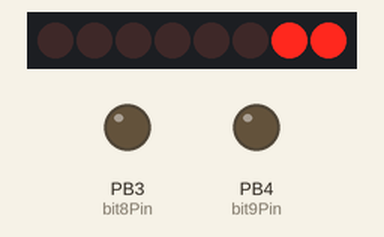
This sketch was run on a simulated ATtiny85, built with avr-gcc and run on an emulated ATtiny85. Parts: 8 shift-register outputs drawn as a row of LEDs (first output left, lit = HIGH), output pins drawn as LEDs (lit = HIGH). Wiring (inferred from the names in the program): shift register (74HC595): data PB0; shift clock PB2; latch PB1. Wiring (inferred from the signals the program sends): row of LEDs: on Q0, Q1, Q2, Q3, Q4, Q5, Q6, Q7. Pins used as bus, display or sensor lines are not drawn.

Above: at 0.16 s.
At 5.12 s:
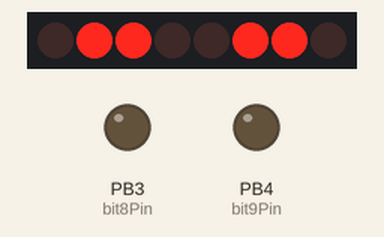
At 10.08 s:
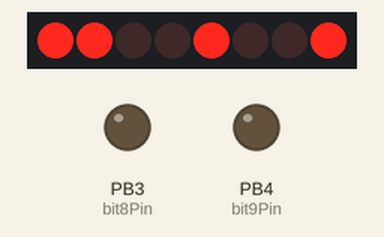
At 20.01 s:
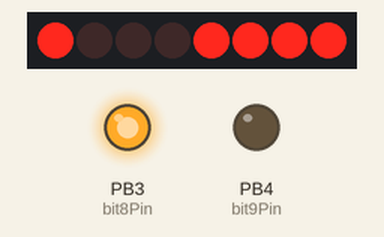
At 29.94 s:
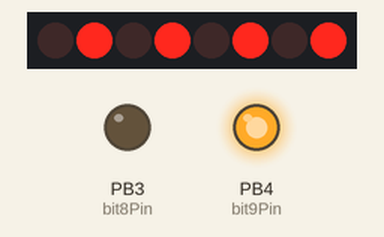
At 39.87 s:
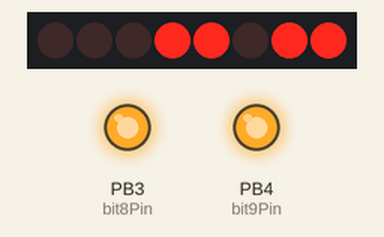
Timing chart, 0 to 40.0 s (numbered marks = the images above):
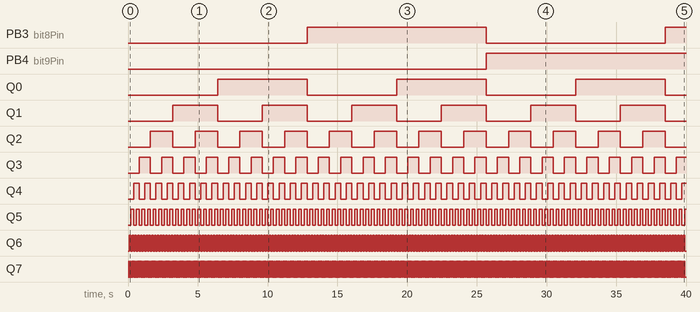

The sketch:

attiny8574hc59510leds.ino
```cpp
// Shift register control pins
const int dataPin  = 0; // ATtiny85 PB0 (Physical Pin 5)
const int latchPin = 1; // ATtiny85 PB1 (Physical Pin 6)
const int clockPin = 2; // ATtiny85 PB2 (Physical Pin 7)

// Upper bit pins on ATtiny85
const int bit8Pin  = 3; // ATtiny85 PB3 (Physical Pin 2)
const int bit9Pin  = 4; // ATtiny85 PB4 (Physical Pin 3)

void setup() {
  // Set all control and upper bit pins as outputs
  pinMode(dataPin, OUTPUT);
  pinMode(latchPin, OUTPUT);
  pinMode(clockPin, OUTPUT);
  pinMode(bit8Pin, OUTPUT);
  pinMode(bit9Pin, OUTPUT);
}

void loop() {
  // Count from 0 to 1023 (10-bit max range)
  for (unsigned int counter = 0; counter < 1024; counter++) {

    // 1. Separate the 10-bit number into two parts:
    // Extract the lowest 8 bits (0-255) for the shift register
    byte lower8Bits = counter & 0xFF;

    // Extract bit 8 and bit 9 for the ATtiny85 pins
    bool bit8State = (counter >> 8) & 1;
    bool bit9State = (counter >> 9) & 1;

    // 2. Update the shift register (Bits 0-7)
    digitalWrite(latchPin, LOW);
    shiftOut(dataPin, clockPin, LSBFIRST, lower8Bits);
    digitalWrite(latchPin, HIGH);

    // 3. Update the native ATtiny85 pins (Bits 8-9)
    digitalWrite(bit8Pin, bit8State);
    digitalWrite(bit9Pin, bit9State);

    delay(50); // Adjust this to speed up or slow down the counter
  }
}
```

Measured:
- by itself, PB3 (bit8Pin): LOW → HIGH at 12.8 s, → LOW 12.8 s later, → HIGH 12.8 s later
- by itself, PB4 (bit9Pin): LOW → HIGH at 25.7 s
- by itself, Q0: alternates HIGH for 6.4 s and LOW for 6.4 s
- by itself, Q1: alternates HIGH for 3.2 s and LOW for 3.2 s
- by itself, Q2: alternates HIGH for 1.6 s and LOW for 1.6 s
- by itself, Q3: alternates HIGH for 0.80 s and LOW for 0.80 s
- by itself, Q4: alternates HIGH for 0.40 s and LOW for 0.40 s
- by itself, Q5: alternates HIGH for 0.20 s and LOW for 0.20 s
